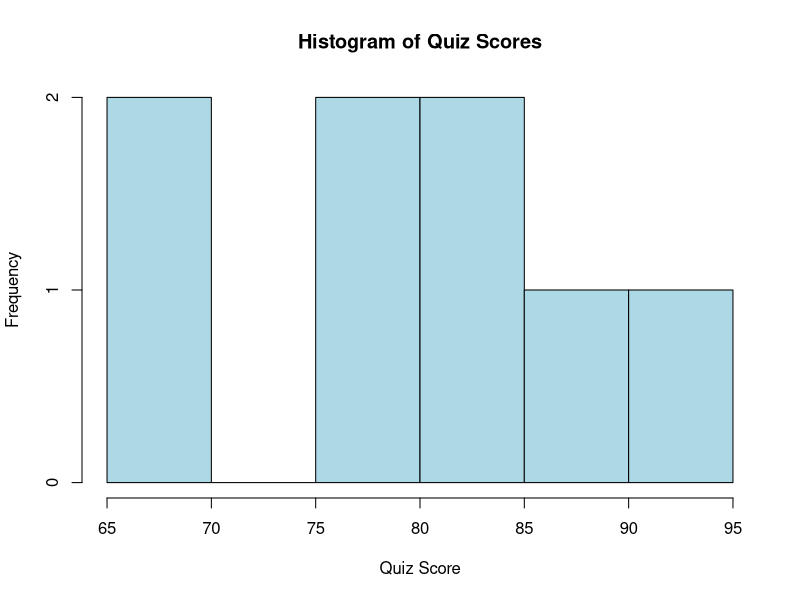
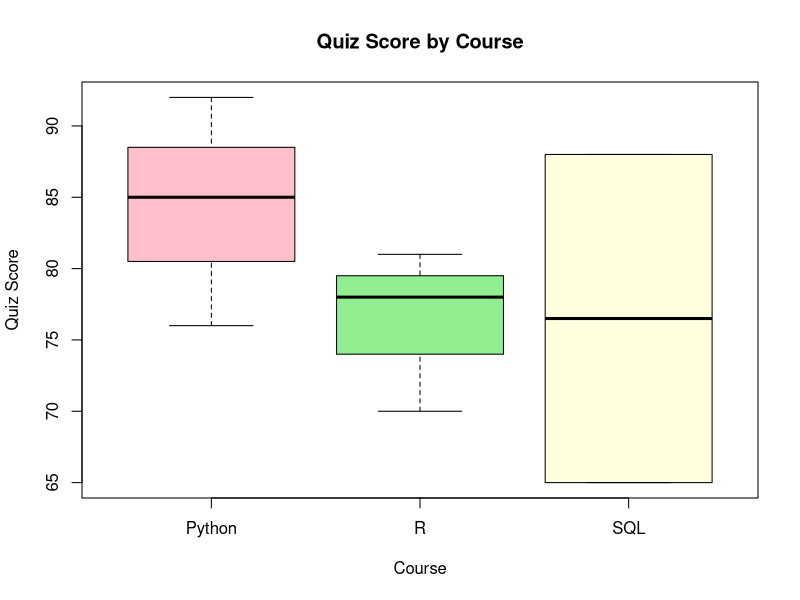

Write R code to recreate these figures, in order.
# Create Dataset
Course <- c("R","Python","SQL","Python","R","SQL","R","Python")
Quiz_Score <- c(78,85,65,92,70,88,81,76)

data <- data.frame(Course, Quiz_Score)

# Histogram
hist(data$Quiz_Score,
     main="Histogram of Quiz Scores",
     xlab="Quiz Score",
     col="lightblue",
     border="black")

# Boxplot
boxplot(Quiz_Score ~ Course,
        data=data,
        main="Quiz Score by Course",
        xlab="Course",
        ylab="Quiz Score",
        col=c("pink","lightgreen","lightyellow"))
